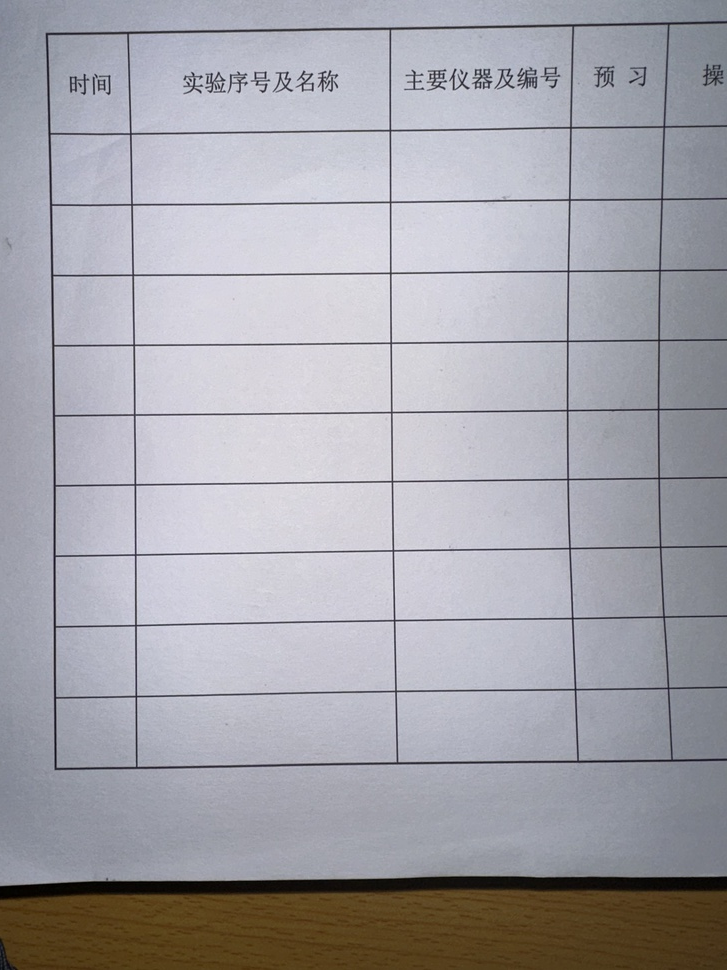
#> input picture zy2/ima.jpeg, 727 x 970 px, shrunk from 3024 x 4032 before the run, found by its file name
$ python stream.py
#> lines starting #> are read from the running program, lines starting #| are printed output that depends on the picture; after the words box and inside, x2 and y2 are one past the last pixel; in counts of white or black regions, pixels touching at a corner belong together
### zy2/redgreen.py
import cv2
import numpy as np

def detect_red_and_green(image_path):
    # 读取图像
    image = cv2.imread(image_path)

    # 将图像从 BGR 色彩空间转换为 HSV 色彩空间
    hsv = cv2.cvtColor(image, cv2.COLOR_BGR2HSV)

    # 定义红色和绿色的HSV范围
    lower_red = np.array([165, 100, 100])
    upper_red = np.array([179, 255, 255])
    lower_green = np.array([36, 100, 100])
    upper_green = np.array([86, 255, 255])

    # 根据阈值创建红色和绿色的掩码
    mask_red = cv2.inRange(hsv, lower_red, upper_red)
    mask_green = cv2.inRange(hsv, lower_green, upper_green)


    # 寻找红色和绿色区域的轮廓
    contours_red, _ = cv2.findContours(mask_red, cv2.RETR_EXTERNAL, cv2.CHAIN_APPROX_SIMPLE)
    contours_green, _ = cv2.findContours(mask_green, cv2.RETR_EXTERNAL, cv2.CHAIN_APPROX_SIMPLE)

    # 遍历红色区域的轮廓
    for contour in contours_red:
        # 获取轮廓的边界框坐标
        x, y, w, h = cv2.boundingRect(contour)
        # 在图像上绘制红色边界框
        cv2.rectangle(image, (x, y), (x+w, y+h), (0, 0, 255), 2)
        # 在图像上标出红色区域的中心坐标
        cv2.putText(image, f'Red: ({x + w // 2}, {y + h // 2})', (x, y - 10), cv2.FONT_HERSHEY_SIMPLEX, 0.5, (0, 0, 255), 2)

    # 遍历绿色区域的轮廓
    for contour in contours_green:
        # 获取轮廓的边界框坐标
        x, y, w, h = cv2.boundingRect(contour)
        # 在图像上绘制绿色边界框
        cv2.rectangle(image, (x, y), (x+w, y+h), (0, 255, 0), 2)
        # 在图像上标出绿色区域的中心坐标
        cv2.putText(image, f'Green: ({x + w // 2}, {y + h // 2})', (x, y - 10), cv2.FONT_HERSHEY_SIMPLEX, 0.5, (0, 255, 0), 2)

    # 返回带有标记的图像
    return image


# [9 lines that do not run on import are left out]

### zy2/old version/quadrilateral_detection.py
import cv2
import numpy as np

# [13 lines left out: function preprocess_image, not called in this run]

def find_quadrilaterals(processed_image):
    gray = cv2.cvtColor(processed_image, cv2.COLOR_BGR2GRAY)
    ret, binary = cv2.threshold(gray,0,255,cv2.THRESH_BINARY+cv2.THRESH_OTSU)

    # 查找轮廓
    contours, hierarchy = cv2.findContours(binary, cv2.RETR_TREE, cv2.CHAIN_APPROX_SIMPLE)

    quadrilaterals = []
    for contour in contours:
        # 计算轮廓的面积
        area = cv2.contourArea(contour)

        # 排除面积较小的轮廓
        if area > 100:
            # 计算轮廓的周长
            perimeter = cv2.arcLength(contour, True)

            # 对轮廓进行多边形逼近
            approx = cv2.approxPolyDP(contour, 0.02 * perimeter, True)

            # 如果逼近的轮廓是四边形，将其添加到列表中
            if len(approx) == 4:
                quadrilaterals.append(approx)

    return quadrilaterals

def mark_points_and_center(image, quadrilaterals):
    marked_image = image.copy()

    for quad in quadrilaterals:
        # 绘制轮廓
        cv2.drawContours(marked_image, [quad], -1, (255, 0, 0), 2)

        # 绘制顶点并标记坐标
        for i, point in enumerate(quad):
            x, y = point[0]
            cv2.circle(marked_image, (x, y), 5, (0, 255, 0), -1)
            cv2.putText(marked_image, f"({x}, {y})", (x, y), cv2.FONT_HERSHEY_SIMPLEX, 0.5, (255, 255, 255), 2)

        # 计算中心点并标记坐标
        M = cv2.moments(quad)
        cx = int(M['m10'] / M['m00'])
        cy = int(M['m01'] / M['m00'])
        cv2.circle(marked_image, (cx, cy), 5, (0, 0, 255), -1)
        cv2.putText(marked_image, f"({cx}, {cy})", (cx, cy), cv2.FONT_HERSHEY_SIMPLEX, 0.5, (255, 255, 255), 2)

    return marked_image

# 测试
# [9 lines that do not run on import are left out]

### zy2/old version/stream.py
import cv2
import redgreen
from quadrilateral_detection import find_quadrilaterals, mark_points_and_center


def detect_and_mark(image_path):
    # 检测红色和绿色区域并标记
    processed_image = redgreen.detect_red_and_green(image_path)
#> in detect_red_and_green, image is the input picture: shape (970, 727, 3); mean B, G, R 171.4, 164.3, 165.3
#> in detect_red_and_green, `hsv = cv2.cvtColor(image, cv2.COLOR_BGR2HSV)`: hsv: shape (970, 727, 3); mean H, S, V 109.1, 31.8, 176.1
#> in detect_red_and_green, `mask_red = cv2.inRange(hsv, lower_red, upper_red)`: mask_red: shape (970, 727); every value is 0
#> in detect_red_and_green, `contours_red, _ = cv2.findContours(mask_red, cv2.RETR_EXTERNAL, cv2.CH..`: contours_red = []

    # 读取图像并检测四边形
    image = cv2.imread(image_path)
    quadrilaterals = find_quadrilaterals(image)
#> in find_quadrilaterals, `gray = cv2.cvtColor(processed_image, cv2.COLOR_BGR2GRAY)`:
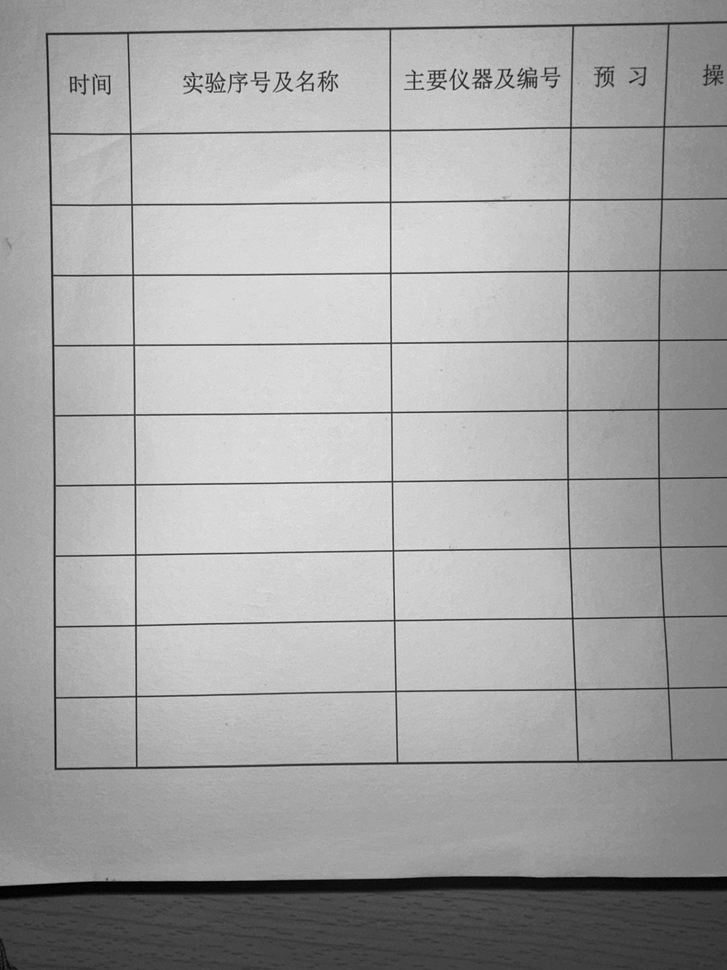
#> gray: shape (970, 727); min 0, max 236, mean 165.4
#> in find_quadrilaterals, `ret, binary = cv2.threshold(gray,0,255,cv2.THRESH_BINARY+cv2.THRESH_OT..`:
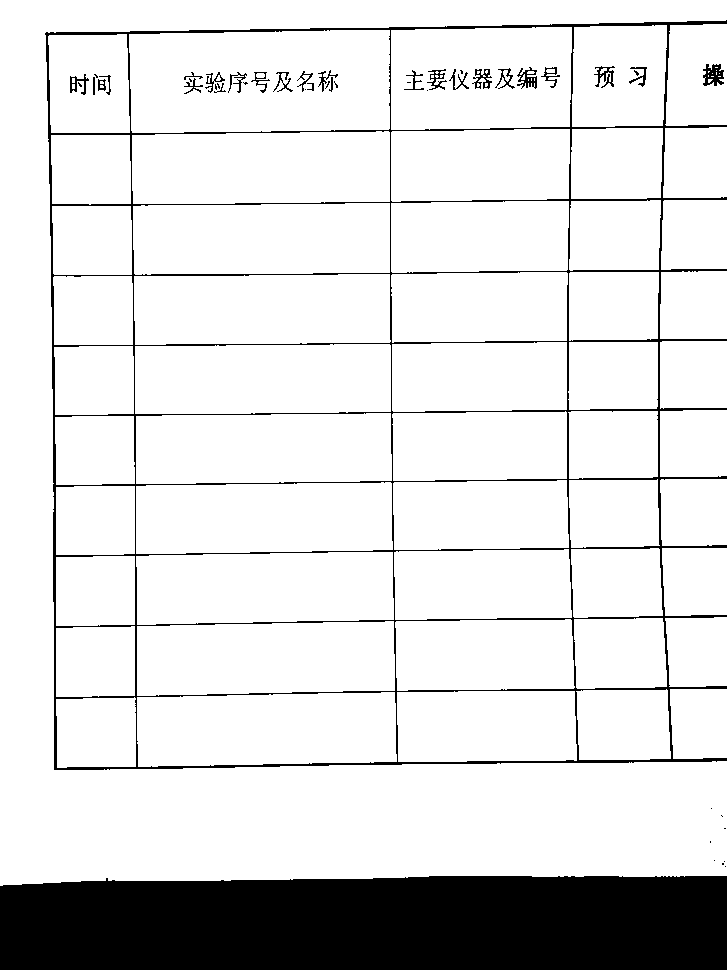
#> binary: shape (970, 727); 87.4% white; 48 black regions (21 under 20 px)
#> in find_quadrilaterals, `ret, binary = cv2.threshold(gray,0,255,cv2.THRESH_BINARY+cv2.THRESH_OT..`: ret = 121
#> in find_quadrilaterals, `contours, hierarchy = cv2.findContours(binary, cv2.RETR_TREE, cv2.CHAI..`: contours = 156 contours, 70 with area under 20; largest, box (x1, y1, x2, y2) and area: (0, 0, 727, 886) 138034, (129, 30, 390, 133) 25514, (391, 27, 572, 130) 17745, (132, 131, 390, 204) 17740, (137, 692, 397, 767) 17714
#> the loop in find_quadrilaterals, `for contour in contours:` made 156 passes
#> (area, perimeter, approx) on passes 1 to 10: (5299.5, 298.4, [[135, 698], [56, 699], [57, 767], [135, 766]]), (17713.5, 664.2, [[394, 692], [137, 697], [138, 766], [396, 761]]), (12239.5, 496.7, [[397, 692], [398, 761], [576, 760], [574, 691]]), (3741, 247.7, [[670, 689], [673, 758], [726, 757], [726, 689]]), (6217, 323, [[667, 690], [576, 691], [579, 759], [670, 758]]), (5327.5, 295.1, [[134, 626], [56, 628], [56, 696], [134, 695]]), (17583.5, 656.4, [[393, 621], [137, 626], [137, 695], [394, 690]]), (12038, 494.6, [[571, 620], [396, 621], [397, 690], [573, 688]]), (6116, 319.8, [[662, 618], [574, 619], [576, 687], [666, 686]]), (3963, 257.3, [[726, 617], [665, 618], [669, 686], [726, 685]])
#> (area, perimeter) on passes 54, 81, 85, 86, 87, 93: (225, 115.9), (124, 110.1), (112, 101.6), (104, 90.43), (198.5, 129), (107, 94.57)
#> after the loop in find_quadrilaterals, `for contour in contours:`: quadrilaterals = 50 contours; largest, box (x1, y1, x2, y2) and area: (129, 30, 390, 131) 25205, (137, 692, 397, 767) 17775, (391, 27, 572, 130) 17718, (137, 621, 395, 696) 17701, (132, 132, 390, 204) 17572

    # 标记顶点和中心点
    marked_image = mark_points_and_center(image, quadrilaterals)
#> the loop in mark_points_and_center, `for quad in quadrilaterals:` made 50 passes
#> (quad, cx, cy) on passes 1 to 11: ([[135, 698], [56, 699], [57, 767], [135, 766]], 95, 732), ([[394, 692], [137, 697], [138, 766], [396, 761]], 266, 729), ([[397, 692], [398, 761], [576, 760], [574, 691]], 486, 726), ([[670, 689], [673, 758], [726, 757], [726, 689]], 698, 722), ([[667, 690], [576, 691], [579, 759], [670, 758]], 623, 724), ([[134, 626], [56, 628], [56, 696], [134, 695]], 95, 661), ([[393, 621], [137, 626], [137, 695], [394, 690]], 265, 658), ([[571, 620], [396, 621], [397, 690], [573, 688]], 484, 654), ([[662, 618], [574, 619], [576, 687], [666, 686]], 619, 652), ([[726, 617], [665, 618], [669, 686], [726, 685]], 696, 651), ([[56, 557], [56, 625], [134, 624], [134, 556]], 95, 590)
#> after the loop in mark_points_and_center, `for quad in quadrilaterals:`:
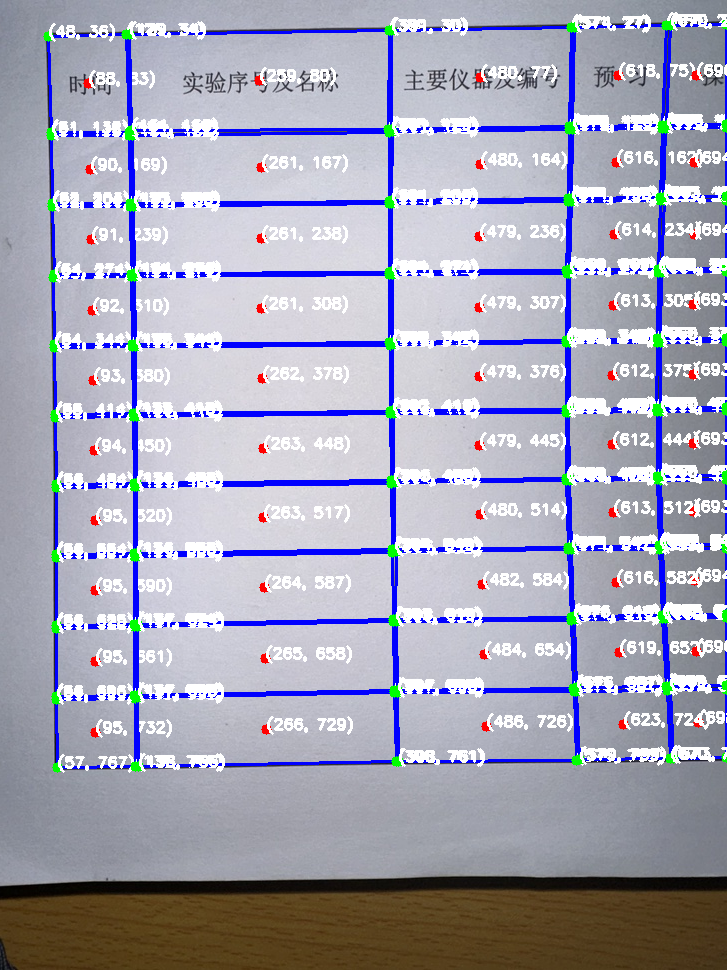
#> marked_image: shape (970, 727, 3); 17.12% of pixels changed, all inside (x1, y1, x2, y2) = (43, 12, 727, 773)

    # 将两个标记合成一个图像
    combined_image = cv2.addWeighted(processed_image, 0.5, marked_image, 0.5, 0)
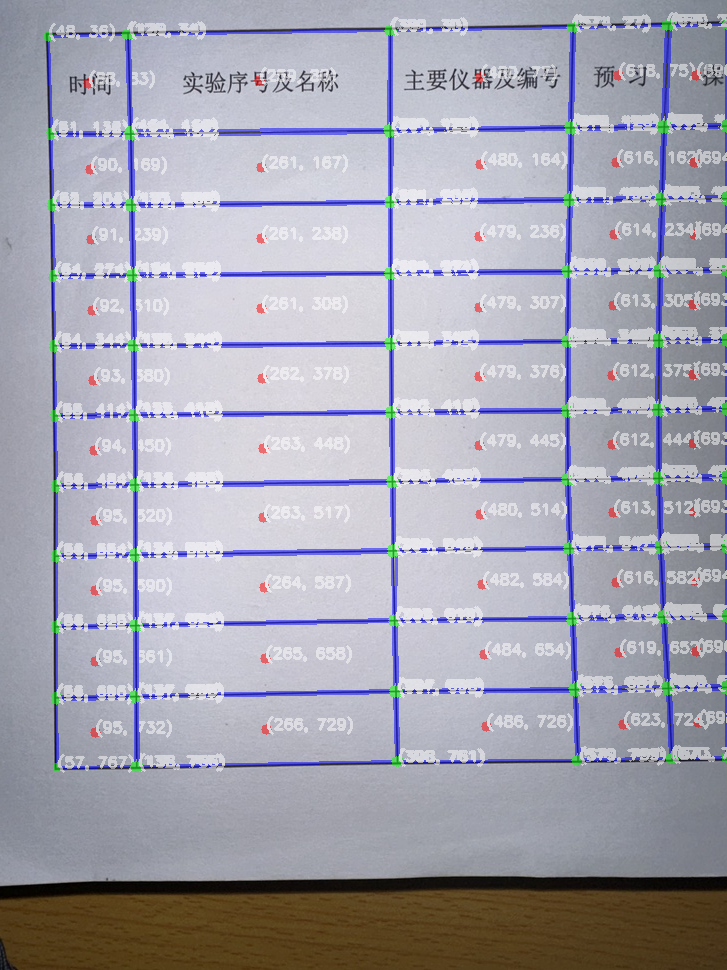
#> combined_image: shape (970, 727, 3); mean B, G, R 176.8, 164.7, 165.1

    return combined_image

# 主函数
if __name__ == "__main__":
    image_path = 'ima.jpeg'

    combined_image = detect_and_mark(image_path)

    # 显示合成的图像
    cv2.namedWindow('Combined Image', cv2.WINDOW_NORMAL)
    cv2.imshow('Combined Image', combined_image)
    cv2.waitKey(0)
    cv2.destroyAllWindows()
